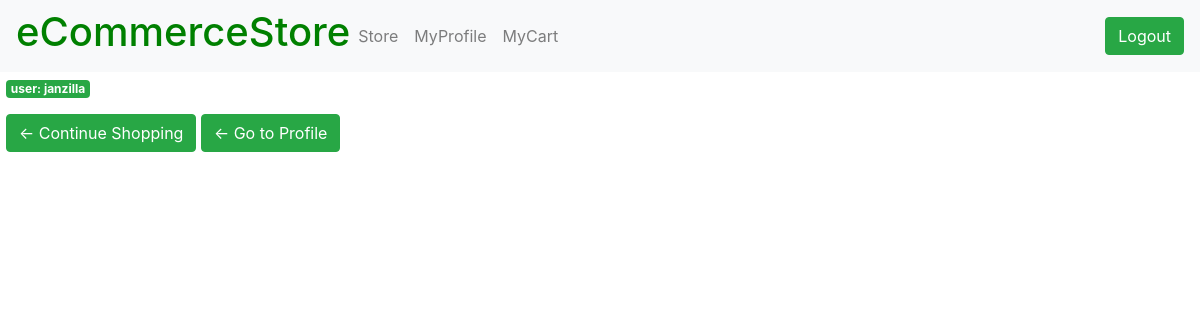
Before: /store/cart/ (signed in) with the older database file.
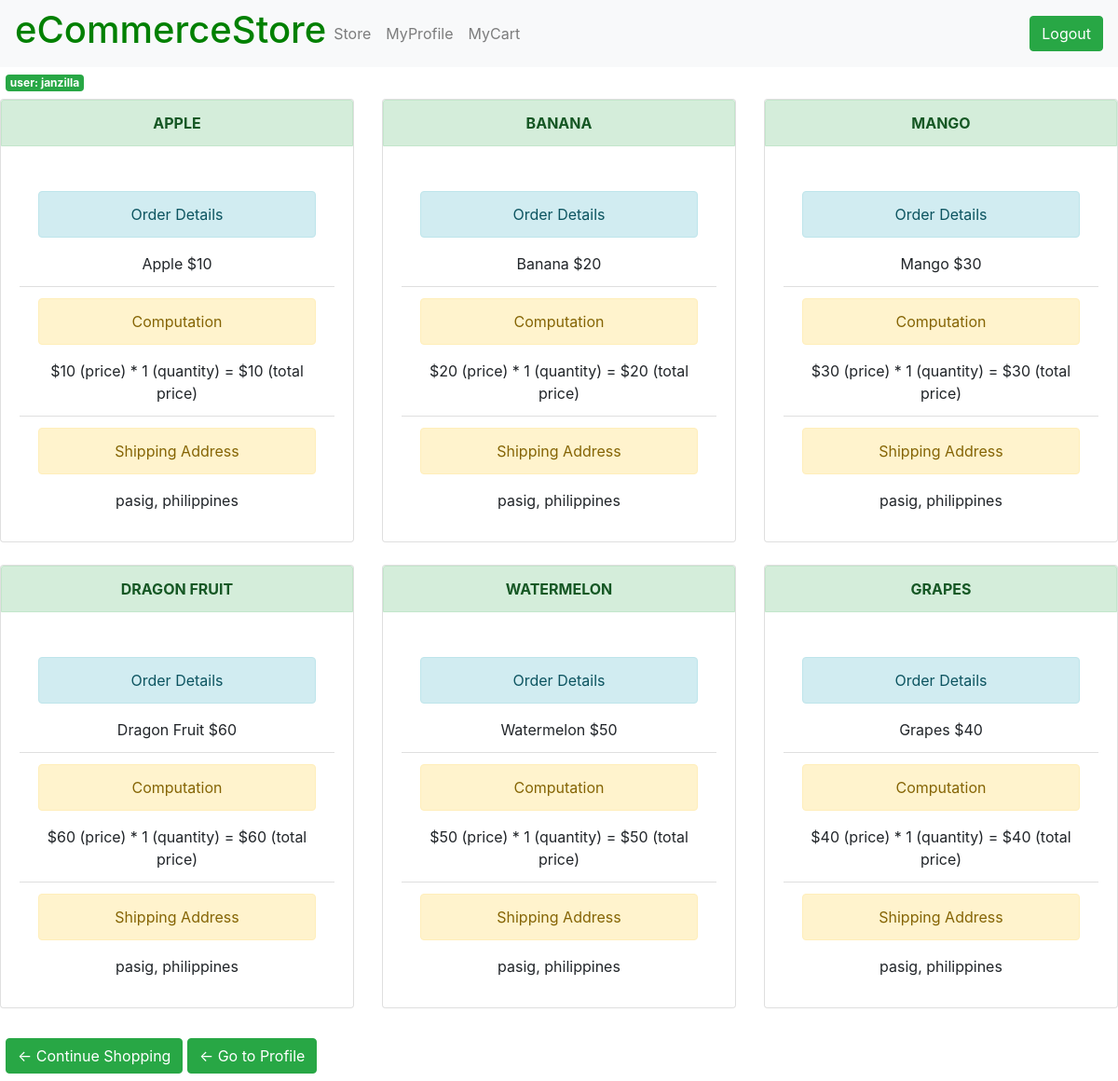
After: the same page with the newer database file.
### store/models.py (models this page shows, shortened)
class Order(models.Model):
    user = models.ForeignKey(User, null=True, on_delete=models.DO_NOTHING)
    product = models.ForeignKey(Product, null=True, on_delete=models.DO_NOTHING)
    current_user = models.CharField(max_length=100, null=True)
    product_name = models.CharField(max_length=100, null=True)
    product_price = models.IntegerField(default=0, null=True)
    quantity = models.IntegerField(default=0, null=True)
    total_price = models.IntegerField(default=0, null=True)
    shipping_address = models.CharField(max_length=100, null=True)

### store/views.py (the view)
def cart(request):
    current_user = request.user
    myOrders = Order.objects.filter(current_user=current_user)
    context = {'current_user': current_user, 'myOrders': myOrders}
    return render(request, 'store/cart.html', context)

### store/templates/store/cart.html (shortened to what this page needs)
{% extends 'store/base_logged_in.html' %}
{% load static %}
{% block content %}
    <span class="badge bg-success margin white">user: {{ current_user.username }}</span>
    <div class="row row-cols-1 row-cols-md-3 g-4">
        {% for myOrder in myOrders %}
            <div class="col">
                <div class="card">
                    <div class="card-header alert alert-success textCenter" role="alert"><strong>{{ myOrder.product_name }}</strong></div>
                    <div class="card-body">
                        <ul class="list-group list-group-flush">
                            <li class="list-group-item textCenterTwo">
                                <div class="alert alert-info textCenterTwo" role="alert">Order Details</div>
                                {{ myOrder.product_name }} ${{ myOrder.product_price }}
                            </li>
                            <li class="list-group-item textCenterTwo">
                                <div class="alert alert-warning" role="alert">Computation</div>
                                ${{ myOrder.product_price }} (price) * {{ myOrder.quantity }} (quantity) = ${{ myOrder.total_price }} (total price)
                            </li>
                            <li class="list-group-item textCenterTwo">
                                <div class="alert alert-warning" role="alert">Shipping Address</div>
                                {{ myOrder.shipping_address }}
                            </li>
                        </ul>
                    </div>
                </div>
                <br>
            </div>
        {% endfor %}
    </div>
    <div class="margin">
        <a class="btn btn-success" href="{% url 'store:mystore' %}">&#x2190; Continue Shopping</a>
        <a class="btn btn-success" href="{% url 'store:profile' %}">&#x2190; Go to Profile</a>
    </div>
{% endblock content %}

### store/templates/store/base_logged_in.html (shortened to what this page needs)
<!DOCTYPE html>
{% load static %}
<html>
<head>
    <link rel="stylesheet" type="text/css" href="{% static 'store/style.css' %}">
	<link rel="stylesheet" href="https://stackpath.bootstrapcdn.com/bootstrap/4.4.1/css/bootstrap.min.css">
</head>
<body>
    <nav class="navbar navbar-expand-lg navbar-light bg-light">
        <h1>eCommerceStore</h1>
        <div class="collapse navbar-collapse" id="navbarSupportedContent">
            <ul class="navbar-nav mr-auto">
                <li class="nav-item">
                    <a class="nav-link" href="{% url 'store:mystore' %}">Store</a>
                </li>
                <li class="nav-item">
                    <a class="nav-link" href="{% url 'store:profile' %}">MyProfile</a>
                </li>
                <li class="nav-item">
                    <a class="nav-link" href="{% url 'store:cart' %}">MyCart</a>
                </li>
            </ul>
            <div>
                <form action="{% url 'accounts:logout' %}" method="post">
                    <button class="btn btn-success my-2 my-sm-0" type="submit">Logout</button>
                </form>
            </div>
        </div>
    </nav>
    <div>
        {% block content %}
        {% endblock content %}
    </div>
</body>
</html>

### store/static/store/style.css (style rules this page uses)
h1, .active { color: green; }
.margin { margin: 1vh 0px 1vh 0.5vw; }
.white { color: white; }
.textCenter { text-align: center; text-transform: uppercase; }
.textCenterTwo { text-align: center; }
::placeholder { text-align: center; font-style: italic; }

Changed rows visible on the page:
added Order: product_name "APPLE", product_name "Apple", product_price "10", quantity "1", total_price "10", shipping_address "pasig, philippines"
added Order: product_name "BANANA", product_name "Banana", product_price "20", quantity "1", total_price "20", shipping_address "pasig, philippines"
added Order: product_name "MANGO", product_name "Mango", product_price "30", quantity "1", total_price "30", shipping_address "pasig, philippines"
added Order: product_name "DRAGON FRUIT", product_name "Dragon Fruit", product_price "60", quantity "1", total_price "60", shipping_address "pasig, philippines"
added Order: product_name "WATERMELON", product_name "Watermelon", product_price "50", quantity "1", total_price "50", shipping_address "pasig, philippines"
added Order: product_name "GRAPES", product_name "Grapes", product_price "40", quantity "1", total_price "40", shipping_address "pasig, philippines"
